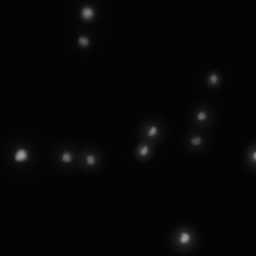
#> input picture _ess dense_GFP_projected.tif, 256 x 256 px; its folder holds only this picture in this run
$ python -i rules_v2_3.py   (imports and definitions only)
#> lines starting #> are read from the running program, lines starting #| are printed output that depends on the picture; after the words box and inside, x2 and y2 are one past the last pixel; in counts of white or black regions, pixels touching at a corner belong together
"""Rules v2.3 with adjacency-aware, bud-centered mother-bud assignment."""

from __future__ import annotations

import math
from dataclasses import dataclass

import numpy as np
import pandas as pd
from scipy import ndimage as ndi
from skimage import filters, measure, morphology, segmentation

from .image_utils import percentile_normalize
from .rule_features import axis_angle_deg, axis_difference_deg, distance_point_to_segment


@dataclass
class FrameRegionContext:
    """Per-frame region information used for adjacency-aware rule checks."""

    labels: np.ndarray
    component_labels: np.ndarray
    edge_strength: np.ndarray
    nucleus_to_cell: dict[int, int]
    nucleus_to_component: dict[int, int]
    adjacency_source: str


def _threshold_union(image: np.ndarray) -> np.ndarray:
    """Build a permissive Trans foreground mask for adjacency fallback."""

    image = np.asarray(image, dtype=np.float32)

    def _binary(source: np.ndarray) -> np.ndarray:
        local = source > filters.threshold_local(source, block_size=31, offset=-0.01)
        global_mask = source > filters.threshold_otsu(source)
        binary = local | global_mask
        binary = morphology.binary_closing(binary, morphology.disk(2))
        binary = morphology.binary_opening(binary, morphology.disk(1))
        binary = morphology.remove_small_objects(binary, 40)
        binary = morphology.remove_small_holes(binary, area_threshold=96)
        return np.asarray(binary, dtype=bool)

    smooth = filters.gaussian(image, sigma=1.0, preserve_range=True)
    inv = 1.0 - smooth
    bright = _binary(smooth)
    dark = _binary(inv)
    foreground = bright | dark
    foreground = morphology.binary_closing(foreground, morphology.disk(2))
    foreground = morphology.remove_small_objects(foreground, 56)
    foreground = morphology.remove_small_holes(foreground, area_threshold=128)
    return np.asarray(foreground, dtype=bool)


# [1046 lines left out: functions _nearest_foreground_point, _assign_nucleus_to_label, build_frame_region_context, _pair_boundary_metrics, build_cell_adjacency_features, build_nucleus_line_budneck_geometry and 8 more, not called in this run]

>>> import cv2
>>> picture = cv2.imread('../_ess dense_GFP_projected.tif', cv2.IMREAD_GRAYSCALE)
#> picture is the input picture: shape (256, 256); min 2, max 158, mean 5.4
>>> result = _threshold_union(picture)
#> in _threshold_union, `inv = 1.0 - smooth`:
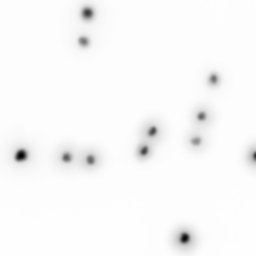
#> inv: shape (256, 256) float32; min -150.1, max -1, mean -4.4; drawn with min black and max white
#> in _binary, `local = source > filters.threshold_local(source, block_size=31, offset..`:
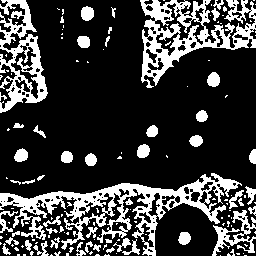
#> local: shape (256, 256) bool; 23.7% white; 149 white regions (101 under 20 px), largest, box (x1, y1, x2, y2) and area: (0, 173, 242, 256) 5128, (140, 0, 256, 88) 3691, (0, 0, 48, 113) 2323
#> in _binary, `global_mask = source > filters.threshold_otsu(source)`:
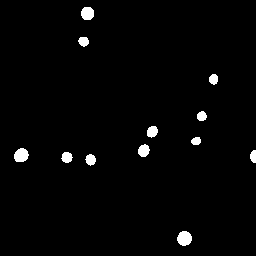
#> global_mask: shape (256, 256) bool; 1.9% white; 12 white regions, largest, box (x1, y1, x2, y2) and area: (177, 231, 192, 246) 174, (14, 148, 29, 162) 163, (81, 7, 94, 20) 143
#> in _binary, `binary = morphology.binary_closing(binary, morphology.disk(2))`: binary: shape (256, 256) bool; 32.7% white; 42 white regions (19 under 20 px), largest, box (x1, y1, x2, y2) and area: (0, 173, 256, 256) 10709, (140, 0, 256, 88) 5439, (0, 0, 48, 113) 3297
#> in _binary, `binary = morphology.binary_opening(binary, morphology.disk(1))`: binary: shape (256, 256) bool; 32.3% white; 31 white regions (11 under 20 px), largest, box (x1, y1, x2, y2) and area: (0, 173, 256, 256) 10620, (140, 0, 256, 88) 5399, (0, 0, 48, 113) 3283
#> in _binary, `binary = morphology.remove_small_objects(binary, 40)`:
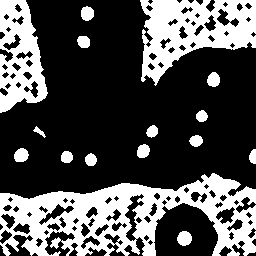
#> binary: shape (256, 256) bool; 31.9% white; 16 white regions, largest, box (x1, y1, x2, y2) and area: (0, 173, 256, 256) 10620, (140, 0, 256, 86) 5366, (0, 0, 48, 113) 3283
#> in _binary, `binary = morphology.remove_small_holes(binary, area_threshold=96)`:
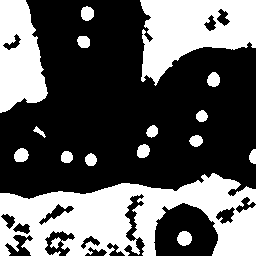
#> binary: shape (256, 256) bool; 36.8% white; 16 white regions, largest, box (x1, y1, x2, y2) and area: (0, 173, 256, 256) 12461, (140, 0, 256, 86) 6116, (0, 0, 48, 113) 3907
#> in _binary (call 2), `local = source > filters.threshold_local(source, block_size=31, offset..`:
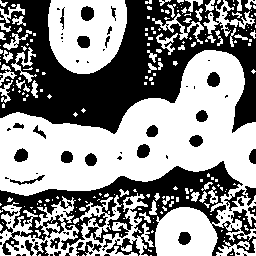
#> local: shape (256, 256) bool; 55% white; 93 black regions (57 under 20 px), largest, box (x1, y1, x2, y2) and area: (0, 0, 256, 134) 17591, (0, 161, 256, 256) 8589, (106, 238, 140, 256) 240
#> in _binary (call 2), `global_mask = source > filters.threshold_otsu(source)`: global_mask: shape (256, 256) bool; 98.1% white; 12 black regions, largest, box (x1, y1, x2, y2) and area: (177, 231, 192, 246) 172, (14, 148, 29, 162) 161, (81, 7, 94, 20) 142
#> in _binary (call 2), `binary = local | global_mask`: binary: shape (256, 256) bool; 98.2% white; 12 black regions, largest, box (x1, y1, x2, y2) and area: (14, 148, 28, 162) 144, (81, 7, 94, 20) 142, (178, 232, 191, 245) 130
#> in _binary (call 2), `binary = morphology.binary_closing(binary, morphology.disk(2))`: binary: shape (256, 256) bool; 98.3% white; 12 black regions, largest, box (x1, y1, x2, y2) and area: (81, 7, 94, 20) 142, (14, 148, 28, 162) 141, (178, 232, 191, 245) 126
#> in _binary (call 2), `binary = morphology.remove_small_holes(binary, area_threshold=96)`:
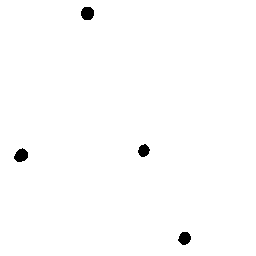
#> binary: shape (256, 256) bool; 99.2% white; 4 black regions, box (x1, y1, x2, y2) and area: (81, 7, 94, 20) 142, (14, 148, 28, 162) 141, (178, 232, 191, 245) 126, (138, 144, 150, 157) 111
#> in _threshold_union, `foreground = bright | dark`: foreground: shape (256, 256) bool; every value is 1
